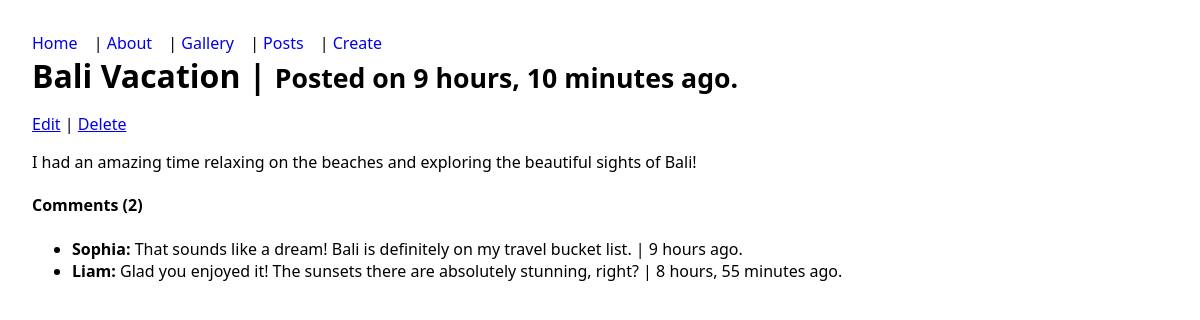
/posts/14/view/, run on the app's committed database.
### pages/models.py (models this page shows, shortened)
class Post(models.Model):
    title = models.CharField(max_length=100, validators=[MinLengthValidator(3)])
    body = models.TextField(validators=[MinLengthValidator(10)])
    created_at = models.DateTimeField(auto_now_add=True)
    class Meta:
        ordering = ['-created_at']
        constraints = [
            models.UniqueConstraint(fields=['title'], name='unique_post_title')
        ]

class Comment(models.Model):
    post = models.ForeignKey(Post, on_delete=models.CASCADE, related_name='comments')
    author = models.CharField(max_length=100)
    text = models.TextField()
    created_at = models.DateTimeField(auto_now_add=True)

### pages/views.py (the view)
# urls.py: path('posts/<int:pk>/view/', views.post_view, name='post_view'),
def post_view(request, pk):
    post = get_object_or_404(Post, pk=pk)
    return render(request, 'post_view.html', {'post': post})

### pages/templates/post_view.html (shortened to what this page needs)
{% extends 'base.html' %}
{% block content %}
 <h1>{{ post.title }} | <span><small>Posted on {{ post.created_at|timesince }} ago.</small></span></h1>
 <span>
   <a href="{% url 'post_update' post.pk %}">Edit</a> |
   <a href="{% url 'post_delete' post.pk %}">Delete</a>
</span>
 <p>{{ post.body }}</p>
   <h4>Comments ({{ post.comments.count }})</h4>
   <ul>
      {% for comment in post.comments.all %}
         <li><strong>{{ comment.author }}:</strong> {{ comment.text }} | {{ comment.created_at|timesince}} ago.</li>
      {% empty %}
         <li>No comment yet.</li>
      {% endfor %}
   </ul>
{% endblock %}

### pages/templates/base.html (shortened to what this page needs)
<!DOCTYPE html>
<html lang="en">
<head>
    {% load static %}
    <link rel="stylesheet" href="{% static 'css/style.css' %}">
</head>
<body>
    <nav>
        <a href="{% url 'home' %}">Home</a> |
        <a href="{% url 'about' %}">About</a> |
        <a href="{% url 'gallery' %}">Gallery</a> |
        <a href="{% url 'post_list' %}">Posts</a> |
        <a href="{% url 'post_create' %}">Create</a>
    </nav>
    <main>
        {% block content %}{% endblock %}
    </main>
</body>
</html>

### pages/static/css/style.css (style rules this page uses)
body { font-family: system-ui, Arial, sans-serif; margin: 2rem; }
nav a { margin-right: .75rem; text-decoration: none; }
h1 { margin: 0 0 1rem; }

### data on the page
Post: title "Bali Vacation", created_at "9 hours, 10 minutes", body "I had an amazing time relaxing on the beaches and exploring the beautiful sights of Bali!", comments.count "2"
Comment: author "Sophia", text "That sounds like a dream! Bali is definitely on my travel bucket list.", created_at "9 hours"
Comment: author "Liam", text "Glad you enjoyed it! The sunsets there are absolutely stunning, right?", created_at "8 hours, 55 minutes"
